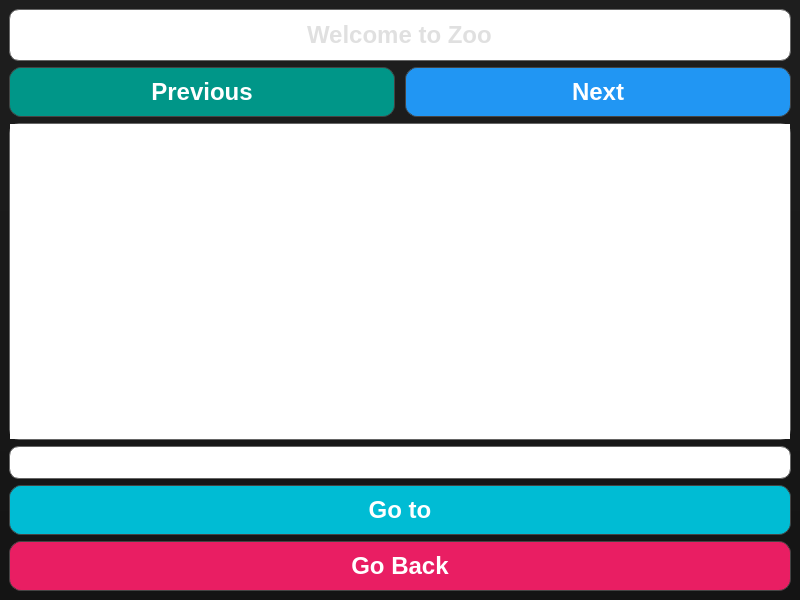
<?xml version="1.0" encoding="UTF-8"?>
<ui version="4.0">
 <class>ZooAreas</class>
 <widget class="QMainWindow" name="ZooAreas">
  <property name="geometry">
   <rect>
    <x>0</x>
    <y>0</y>
    <width>800</width>
    <height>600</height>
   </rect>
  </property>
  <property name="minimumSize">
   <size>
    <width>700</width>
    <height>600</height>
   </size>
  </property>
  <property name="windowTitle">
   <string>Zoo Areas</string>
  </property>
  <property name="styleSheet">
   <string notr="true">#ZooAreas {
background: qlineargradient(spread:pad, x1:0, y1:0, x2:0, y2:1, stop:0 rgba(30, 30, 30, 255), stop:1 rgba(20, 20, 20, 255));
}
</string>
  </property>
  <widget class="QWidget" name="centralwidget">
   <layout class="QVBoxLayout" name="mainLayout">
    <item>
     <widget class="QLineEdit" name="EnterTitle">
      <property name="font">
       <font>
        <pointsize>18</pointsize>
        <bold>true</bold>
       </font>
      </property>
      <property name="styleSheet">
       <string notr="true">QLineEdit {
background: qlineargradient(x1: 0, y1: 0, x2: 0, y2: 1,
                            stop: 0 rgba(45, 45, 45, 255),
                            stop: 1 rgba(30, 30, 30, 255));
color: #E0E0E0;
border-radius: 10px;
border: 1px solid #666;
padding: 10px;
}
</string>
      </property>
      <property name="text">
       <string>Welcome to Zoo</string>
      </property>
      <property name="alignment">
       <set>Qt::AlignmentFlag::AlignCenter</set>
      </property>
      <property name="dragEnabled">
       <bool>false</bool>
      </property>
      <property name="readOnly">
       <bool>true</bool>
      </property>
     </widget>
    </item>
    <item>
     <layout class="QVBoxLayout" name="backButtonLayout">
      <property name="spacing">
       <number>10</number>
      </property>
     </layout>
    </item>
    <item>
     <layout class="QHBoxLayout" name="buttonLayout">
      <property name="spacing">
       <number>10</number>
      </property>
      <item>
       <widget class="QPushButton" name="Previous">
        <property name="font">
         <font>
          <pointsize>18</pointsize>
          <bold>true</bold>
         </font>
        </property>
        <property name="styleSheet">
         <string notr="true">QPushButton {
background-color: #009688;  /* Teal */
color: #ffffff;
border-radius: 12px;
border: 1px solid #444;
padding: 10px;
font-weight: bold;
transition: background-color 0.3s, transform 0.3s;
}

QPushButton:hover {
background-color: #00796B;  /* Darker teal on hover */
transform: scale(1.05);
}

QPushButton:pressed {
background-color: #004D40;  /* Darker teal on press */
transform: scale(0.95);
}
</string>
        </property>
        <property name="text">
         <string>Previous</string>
        </property>
       </widget>
      </item>
      <item>
       <widget class="QPushButton" name="Next">
        <property name="font">
         <font>
          <pointsize>18</pointsize>
          <bold>true</bold>
         </font>
        </property>
        <property name="styleSheet">
         <string notr="true">QPushButton {
background-color: #2196F3;  /* Blue */
color: #ffffff;
border-radius: 12px;
border: 1px solid #444;
padding: 10px;
font-weight: bold;
transition: background-color 0.3s, transform 0.3s;
}

QPushButton:hover {
background-color: #1976D2;  /* Darker blue on hover */
transform: scale(1.05);
}

QPushButton:pressed {
background-color: #1565C0;  /* Darker blue on press */
transform: scale(0.95);
}
</string>
        </property>
        <property name="text">
         <string>Next</string>
        </property>
       </widget>
      </item>
     </layout>
    </item>
    <item>
     <widget class="QGraphicsView" name="Icon">
      <property name="styleSheet">
       <string notr="true">background: qlineargradient(x1: 0, y1: 0, x2: 0, y2: 1,
                            stop: 0 #424242,
                            stop: 1 #303030);
color: white;
border-radius: 10px;
border: 1px solid #666;</string>
      </property>
     </widget>
    </item>
    <item>
     <widget class="QLineEdit" name="Name">
      <property name="font">
       <font>
        <pointsize>12</pointsize>
       </font>
      </property>
      <property name="styleSheet">
       <string notr="true">QLineEdit {
background: qlineargradient(x1: 0, y1: 0, x2: 0, y2: 1,
                            stop: 0 rgba(45, 45, 45, 255),
                            stop: 1 rgba(30, 30, 30, 255));
color: white;
border-radius: 10px;
border: 1px solid #666;
padding: 5px;
}
</string>
      </property>
      <property name="readOnly">
       <bool>true</bool>
      </property>
     </widget>
    </item>
    <item>
     <widget class="QPushButton" name="GoTo">
      <property name="font">
       <font>
        <pointsize>18</pointsize>
        <bold>true</bold>
       </font>
      </property>
      <property name="styleSheet">
       <string notr="true">QPushButton {
background-color: #00BCD4;  /* Cyan */
color: #ffffff;
border-radius: 12px;
border: 1px solid #444;
padding: 10px;
font-weight: bold;
transition: background-color 0.3s, transform 0.3s;
}

QPushButton:hover {
background-color: #0097A7;  /* Darker cyan on hover */
transform: scale(1.05);
}

QPushButton:pressed {
background-color: #00838F;  /* Darker cyan on press */
transform: scale(0.95);
}
</string>
      </property>
      <property name="text">
       <string>Go to</string>
      </property>
     </widget>
    </item>
    <item>
     <widget class="QPushButton" name="GoBack">
      <property name="font">
       <font>
        <pointsize>18</pointsize>
        <bold>true</bold>
       </font>
      </property>
      <property name="styleSheet">
       <string notr="true">QPushButton {
background-color: #E91E63;  /* Deep pink */
color: #ffffff;
border-radius: 12px;
border: 1px solid #444;
padding: 10px;
font-weight: bold;
transition: background-color 0.3s, transform 0.3s;
}

QPushButton:hover {
background-color: #C2185B;  /* Darker pink on hover */
transform: scale(1.05);
}

QPushButton:pressed {
background-color: #AD1457;  /* Darker pink on press */
transform: scale(0.95);
}
</string>
      </property>
      <property name="text">
       <string>Go Back</string>
      </property>
     </widget>
    </item>
   </layout>
  </widget>
 </widget>
 <resources>
  <include location="zoo_areas.qrc"/>
 </resources>
 <connections/>
</ui>
